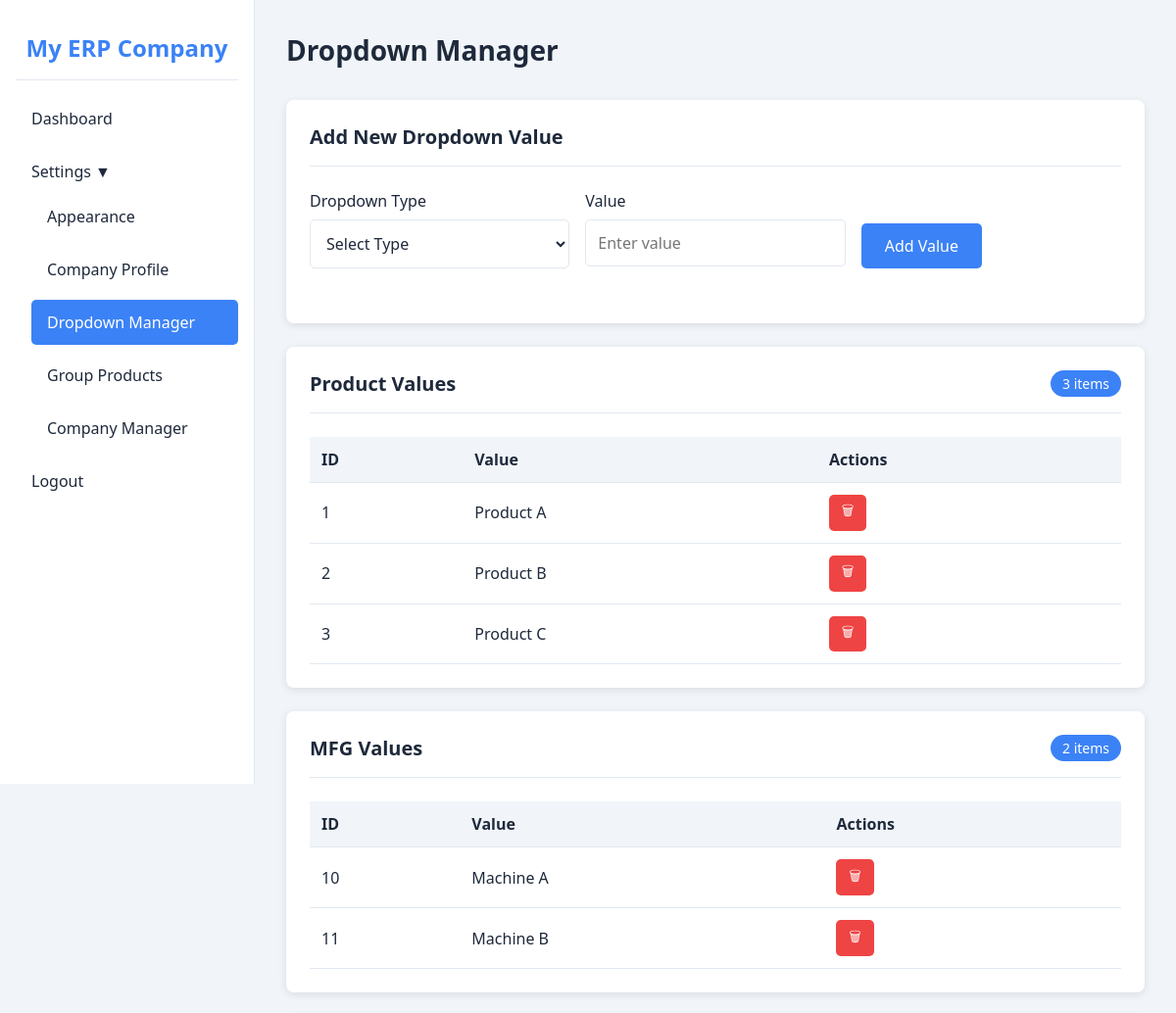
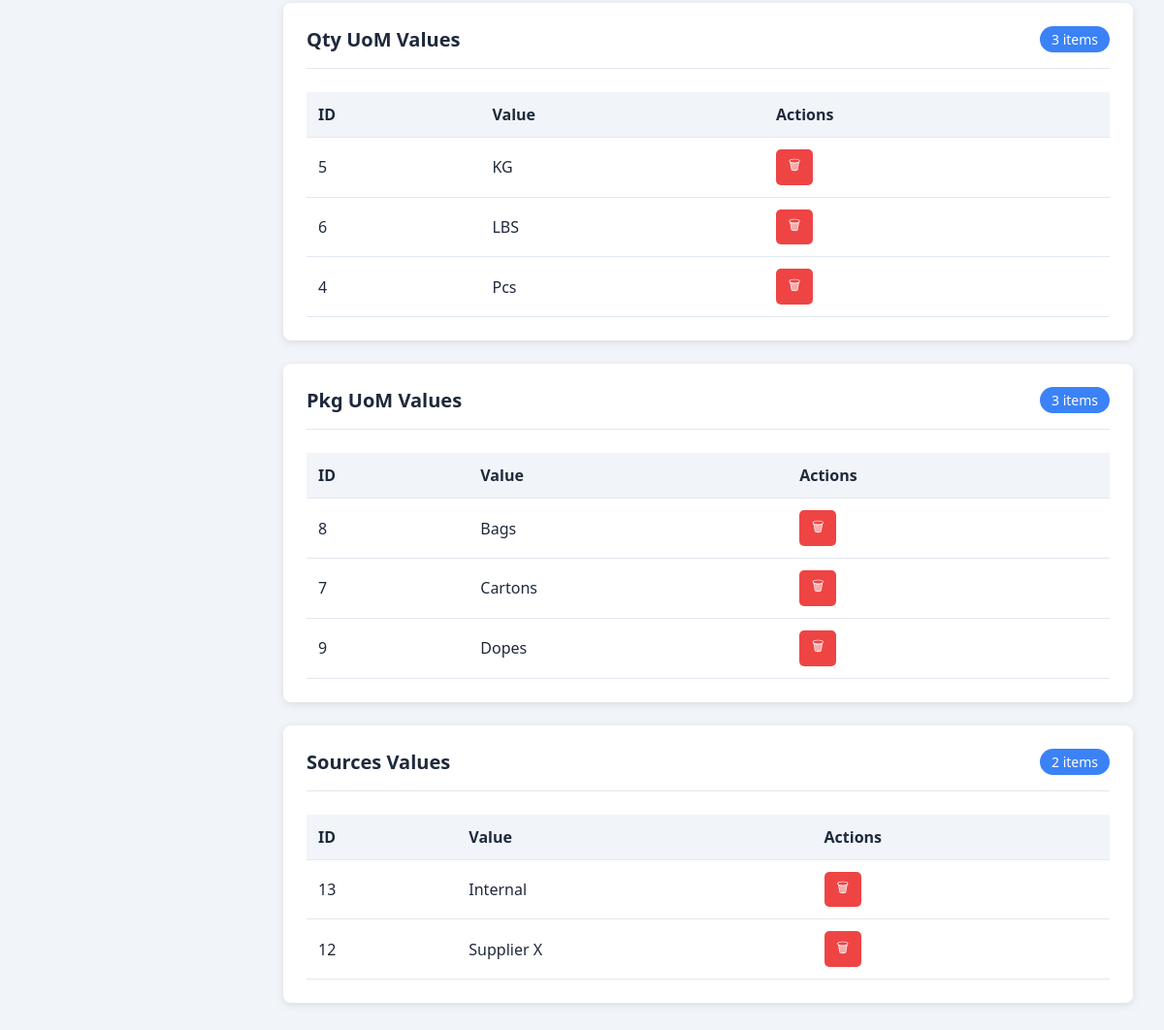
Page /modules/settings_dropdowns.php (signed in) on the committed database (2 pictures, top to bottom).
### tables this page shows
CREATE TABLE company_profile (
    id INT AUTO_INCREMENT PRIMARY KEY,
    logo_path VARCHAR(255),
    company_name VARCHAR(255),
    address TEXT,
    mobile VARCHAR(50),
    email VARCHAR(100)
);

CREATE TABLE dropdown_values (
    id INT AUTO_INCREMENT PRIMARY KEY,
    type ENUM('Product', 'MFG', 'Qty_UoM', 'Pkg_UoM', 'Sources', 'Company') NOT NULL,
    value VARCHAR(255) NOT NULL,
    created_at TIMESTAMP DEFAULT CURRENT_TIMESTAMP
);

### config/database.php (called while the page is built, shortened)
<?php
function getCompanyProfile($pdo) {
    $stmt = $pdo->query("SELECT * FROM company_profile LIMIT 1");
    return $stmt->fetch();
}
function getSettings($pdo) {
    $stmt = $pdo->query("SELECT setting_key, setting_value FROM settings");
    $settings = [];
    while ($row = $stmt->fetch()) {
        $settings[$row['setting_key']] = $row['setting_value'];
    }
    return $settings;
}
?>

### modules/settings_dropdowns.php (the view, shortened to what this page needs)
<?php
require_once '../config/database.php';
$settings = getSettings($pdo);
$companyProfile = getCompanyProfile($pdo);
$dropdownTypes = ['Product', 'MFG', 'Qty_UoM', 'Pkg_UoM', 'Sources'];
$allDropdowns = [];
foreach ($dropdownTypes as $type) {
    $stmt = $pdo->prepare("SELECT * FROM dropdown_values WHERE type = ? ORDER BY value ASC");
    $stmt->execute([$type]);
    $allDropdowns[$type] = $stmt->fetchAll();
}
?>
<!DOCTYPE html>
<html lang="en" data-theme="<?php echo $settings['theme'] ?? 'light'; ?>">
<head>
    <link rel="stylesheet" href="../assets/css/style.css">
</head>
<body>
    <div class="dashboard">
        <aside class="sidebar">
            <div class="sidebar-brand">
                <?php echo $companyProfile['company_name'] ?? 'ERP System'; ?>
            </div>
            <ul class="sidebar-menu">
                <li><a href="../index.php">Dashboard</a></li>
                <li>
                    <a href="#" onclick="toggleSubmenu('settingsMenu')">Settings ▼</a>
                    <ul class="sidebar-submenu show" id="settingsMenu">
                        <li><a href="settings_appearance.php">Appearance</a></li>
                        <li><a href="settings_company.php">Company Profile</a></li>
                        <li><a href="settings_dropdowns.php" class="active">Dropdown Manager</a></li>
                        <li><a href="settings_groups.php">Group Products</a></li>
                        <li><a href="settings_companies.php">Company Manager</a></li>
                    </ul>
                </li>
                <li><a href="../includes/logout.php">Logout</a></li>
            </ul>
        </aside>
        <main class="main-content">
            <div class="page-header">
                <h1>Dropdown Manager</h1>
            </div>
            <div class="card">
                <div class="card-header">
                    <h2 class="card-title">Add New Dropdown Value</h2>
                </div>
                <form method="POST">
                    <div class="form-row">
                        <div class="form-group">
                            <label for="dropdown_type">Dropdown Type</label>
                            <select id="dropdown_type" name="dropdown_type" class="form-control" required>
                                <option value="">Select Type</option>
                            </select>
                        </div>
                        <div class="form-group">
                            <label for="dropdown_value">Value</label>
                            <input type="text" id="dropdown_value" name="dropdown_value" class="form-control"
                                   placeholder="Enter value" required>
                        </div>
                        <div class="form-group" style="display: flex; align-items: flex-end;">
                            <button type="submit" name="add_value" class="btn btn-primary">Add Value</button>
                        </div>
                    </div>
                </form>
            </div>
            <?php foreach ($allDropdowns as $type => $values): ?>
                <div class="card">
                    <div class="card-header">
                        <h2 class="card-title"><?php echo str_replace('_', ' ', $type); ?> Values</h2>
                        <span style="background: var(--primary-color); color: white; padding: 0.25rem 0.75rem; border-radius: 20px; font-size: 0.875rem;">
                            <?php echo count($values); ?> items
                        </span>
                    </div>
                    <div class="table-responsive">
                        <table class="data-table">
                            <thead>
                                <tr>
                                    <th>ID</th>
                                    <th>Value</th>
                                    <th>Actions</th>
                                </tr>
                            </thead>
                            <tbody>
                                <?php if (empty($values)): ?>
                                    <tr>
                                        <td colspan="3" style="text-align: center;">No values defined</td>
                                    </tr>
                                <?php else: ?>
                                    <?php foreach ($values as $item): ?>
                                        <tr>
                                            <td><?php echo $item['id']; ?></td>
                                            <td><?php echo htmlspecialchars($item['value']); ?></td>
                                            <td>
                                                <button class="btn btn-sm btn-delete"
                                                        onclick="if(confirm('Delete this value?')) window.location.href='?delete=<?php echo $item['id']; ?>'"
                                                        title="Delete">🗑</button>
                                            </td>
                                        </tr>
                                    <?php endforeach; ?>
                                <?php endif; ?>
                            </tbody>
                        </table>
                    </div>
                </div>
            <?php endforeach; ?>
        </main>
    </div>
</body>
</html>

### assets/css/style.css (style rules this page uses)
:root { --primary-color: #3b82f6; --secondary-color: #64748b; --success-color: #22c55e; --danger-color: #ef4444; --warning-color: #f59e0b; --bg-color: #f1f5f9; --card-bg: #ffffff; --text-color: #1e293b; --border-color: #e2e8f0; --sidebar-width: 260px; }
* { margin: 0; padding: 0; box-sizing: border-box; font-family: 'Segoe UI', Tahoma, Geneva, Verdana, sans-serif; }
body { background-color: var(--bg-color); color: var(--text-color); transition: all 0.3s ease; }
.form-group { margin-bottom: 1rem; }
.form-group label { display: block; margin-bottom: 0.5rem; font-weight: 500; }
.form-control { width: 100%; padding: 0.75rem; border: 1px solid var(--border-color); border-radius: 5px; background: var(--card-bg); color: var(--text-color); font-size: 1rem; }
.btn { padding: 0.75rem 1.5rem; border: none; border-radius: 5px; cursor: pointer; font-size: 1rem; font-weight: 500; transition: all 0.3s ease; }
.btn-primary { background: var(--primary-color); color: white; }
.btn-sm { padding: 0.4rem 0.8rem; font-size: 0.875rem; }
.dashboard { display: flex; min-height: 100vh; }
.sidebar { width: var(--sidebar-width); background: var(--card-bg); border-right: 1px solid var(--border-color); padding: 1rem; position: fixed; height: 100vh; overflow-y: auto; z-index: 100; }
.sidebar-brand { font-size: 1.5rem; font-weight: bold; color: var(--primary-color); padding: 1rem 0; text-align: center; border-bottom: 1px solid var(--border-color); margin-bottom: 1rem; }
.sidebar-menu { list-style: none; }
.sidebar-menu li { margin-bottom: 0.5rem; }
.sidebar-menu a { display: block; padding: 0.75rem 1rem; color: var(--text-color); text-decoration: none; border-radius: 5px; transition: all 0.3s ease; }
.sidebar-menu a:hover, .sidebar-menu a.active { background: var(--primary-color); color: white; }
.sidebar-submenu { list-style: none; padding-left: 1rem; display: none; }
.sidebar-submenu.show { display: block; }
.main-content { flex: 1; margin-left: var(--sidebar-width); padding: 2rem; }
.page-header { margin-bottom: 2rem; }
.page-header h1 { font-size: 1.75rem; margin-bottom: 0.5rem; }
.card { background: var(--card-bg); border-radius: 8px; box-shadow: 0 2px 8px rgba(0,0,0,0.1); padding: 1.5rem; margin-bottom: 1.5rem; }
.card-header { display: flex; justify-content: space-between; align-items: center; margin-bottom: 1.5rem; padding-bottom: 1rem; border-bottom: 1px solid var(--border-color); }
.card-title { font-size: 1.25rem; font-weight: 600; }
.table-responsive { overflow-x: auto; }
.data-table { width: 100%; border-collapse: collapse; }
.data-table th, .data-table td { padding: 0.75rem; text-align: left; border-bottom: 1px solid var(--border-color); }
.data-table th { background: var(--bg-color); font-weight: 600; }
.btn-delete { background: var(--danger-color); color: white; }
.form-row { display: grid; grid-template-columns: repeat(auto-fit, minmax(150px, 1fr)); gap: 1rem; margin-bottom: 1rem; }

### rows in the picture
company_profile: company_name "My ERP Company"
dropdown_values: id "1", value "Product A"
dropdown_values: id "2", value "Product B"
dropdown_values: id "3", value "Product C"
dropdown_values: id "10", value "Machine A"
dropdown_values: id "11", value "Machine B"
dropdown_values: id "5", value "KG"
dropdown_values: id "6", value "LBS"
dropdown_values: id "4", value "Pcs"
dropdown_values: id "8", value "Bags"
dropdown_values: id "7", value "Cartons"
dropdown_values: id "9", value "Dopes"
dropdown_values: id "13", value "Internal"
dropdown_values: id "12", value "Supplier X"

### other values in the picture
str_replace('_', ' ', $type) "Product"
count($values) "3"
str_replace('_', ' ', $type) "MFG"
count($values) "2"
str_replace('_', ' ', $type) "Qty UoM"
str_replace('_', ' ', $type) "Pkg UoM"
str_replace('_', ' ', $type) "Sources"
